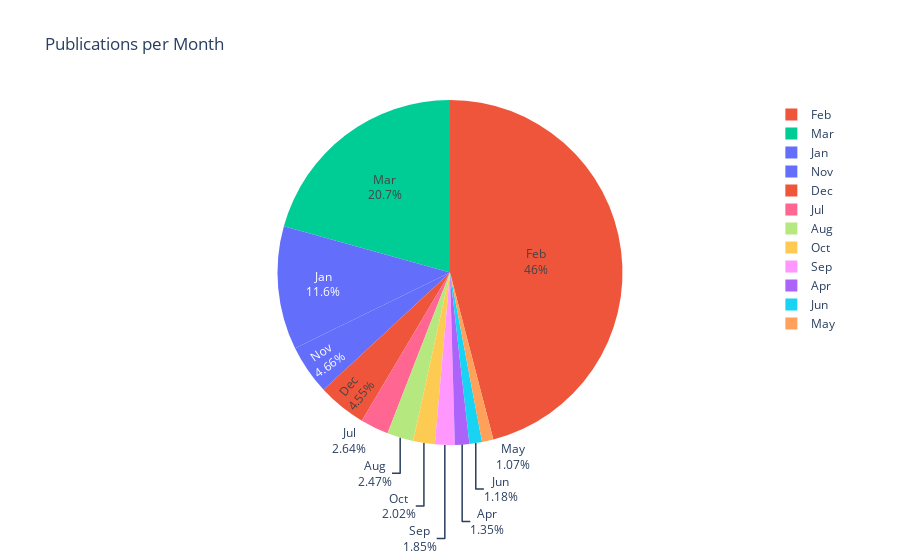

The cell this chart's notebook holds for it:
### Code cell
import plotly.express as px

# Count the number of publications per month (as string '01', '02', ..., '12')
month_counts = df['publicationMonth'].value_counts().sort_index()


# Prepare month labels
month_labels = ['Jan', 'Feb', 'Mar', 'Apr', 'May', 'Jun',
                'Jul', 'Aug', 'Sep', 'Oct', 'Nov', 'Dec']

# Ensure all 12 months are present in the data
month_counts_full = month_counts.reindex([f"{i:02d}" for i in range(1, 13)], fill_value=0)
month_counts_full.index = month_labels

# Define 12 distinct colors
colors = px.colors.qualitative.Plotly[:12]

fig = px.pie(
    names=month_counts_full.index,
    values=month_counts_full.values,
    color=month_counts_full.index,
    color_discrete_sequence=colors,
    title='Publications per Month'
)
fig.update_traces(textinfo='percent+label')
fig.show()

### Figure 1 — Plotly figure (JSON) as saved in the notebook; plotly's stock layout.template omitted (floating-point values rounded to 4 significant figures)
{"data": [{"customdata": [["Jan"], ["Feb"], ["Mar"], ["Apr"], ["May"], ["Jun"], ["Jul"], ["Aug"], ["Sep"], ["Oct"], ["Nov"], ["Dec"]], "domain": {"x": [0, 1], "y": [0, 1]}, "hovertemplate": "label=%{label}<br>value=%{value}<br>color=%{customdata[0]}<extra></extra>", "labels": ["Jan", "Feb", "Mar", "Apr", "May", "Jun", "Jul", "Aug", "Sep", "Oct", "Nov", "Dec"], "legendgroup": "", "marker": {"colors": ["#636EFA", "#EF553B", "#00CC96", "#AB63FA", "#FFA15A", "#19D3F3", "#FF6692", "#B6E880", "#FF97FF", "#FECB52", "#636EFA", "#EF553B"]}, "name": "", "showlegend": true, "textinfo": "percent+label", "type": "pie", "values": [206, 818, 368, 24, 19, 21, 47, 44, 33, 36, 83, 81]}], "layout": {"legend": {"tracegroupgap": 0}, "piecolorway": ["#636EFA", "#EF553B", "#00CC96", "#AB63FA", "#FFA15A", "#19D3F3", "#FF6692", "#B6E880", "#FF97FF", "#FECB52"], "title": {"text": "Publications per Month"}}}
